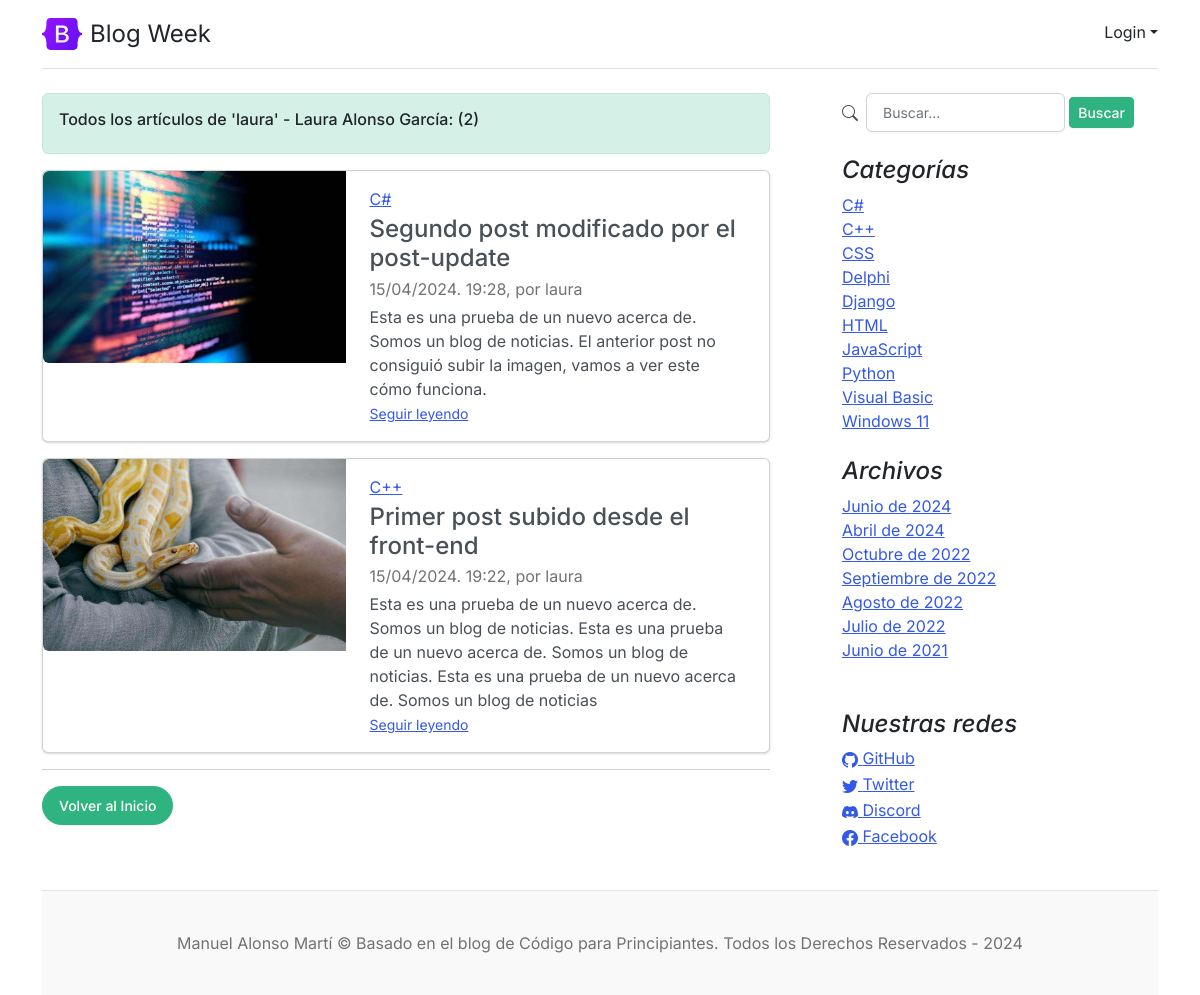
The page /author/?aut=5 on the database its author committed.
### core/models.py (models this page shows, shortened)
class Post(models.Model):
	title = models.CharField(max_length=250, verbose_name='Título')
	excerpt = models.TextField(verbose_name='Entradilla')
	content = RichTextField(verbose_name='Contenido')
	image = models.ImageField(default='default.jpg',upload_to=profile_picture_path, verbose_name='Imagen')
	published = models.BooleanField(default=False, verbose_name='Publicado')
	category = models.ForeignKey(Category, on_delete=models.CASCADE, related_name='get_posts', verbose_name='Categoría')
	author = models.ForeignKey(User, on_delete=models.CASCADE, related_name='get_posts', verbose_name='Autor')
	tags = models.ManyToManyField(Tag, blank=True, verbose_name='Etiquetas')
	likes = models.ManyToManyField(User, related_name='blog_posts', blank=True, verbose_name='Me Gusta')
	created = models.DateTimeField(auto_now_add=True, verbose_name='Fecha de creación')
	updated = models.DateTimeField(auto_now=True, verbose_name='Fecha de modificación')
	class Meta:
		verbose_name = 'Publicación'
		verbose_name_plural = 'Publicaciones'
		ordering = ['-created']

class Category (models.Model):
	name = models.CharField(max_length=200, unique=True, verbose_name='Nombre')
	active = models.BooleanField(default=True, verbose_name='Activo')
	created = models.DateTimeField(auto_now_add=True, verbose_name='Fecha de creación')
	updated = models.DateTimeField(auto_now=True, verbose_name='Fecha de modificación')
	class Meta:
		verbose_name = 'Categoría'
		verbose_name_plural = 'Categorías'
		ordering = ['name']
	def __str__(self):
		return self.name

class Link(models.Model):
	key = models.CharField(max_length=100, verbose_name='Key Link')
	name = models.CharField(max_length=120, verbose_name='Red Social')
	url = models.URLField(max_length=350, blank=True, null=True, verbose_name='Enlace')
	icon = models.CharField(max_length=100, blank=True, null=True, verbose_name='Icono')
	created = models.DateTimeField(auto_now_add=True, verbose_name='Fecha de creación')
	updated = models.DateTimeField(auto_now=True, verbose_name='Fecha de modificación')
	class Meta:
		verbose_name = 'Red Social'
		verbose_name_plural = 'Redes Sociales'
		ordering = ['name']

### core/views.py (the view)
# urls.py: path('author/',AuthorListView.as_view(), name='author'),
class AuthorListView(ListView):
    model:User
    template_name='core/author.html'
    def get_queryset(self):
        author_id=self.request.GET['aut']
        if author_id:
            return Post.objects.filter(author=author_id, published=True)
        return super().get_queryset()
    def get_context_data(self, **kwargs):
        context=super(AuthorListView,self).get_context_data(**kwargs)
        context['author']=User.objects.get(id=self.request.GET['aut'])
        return context

### core/processors.py (called while the page is built)
def ctx_dic_about(request):
	ctx_about = {}
	ctx_about['ABOUT'] = About.objects.latest('created')
	return ctx_about

def ctx_dic_category(request):
	ctx_category = {}
	ctx_category['categories'] = Category.objects.filter(active=True)
	return ctx_category

def ctx_dic_history(request):
	ctx_history = {}
	ctx_history['dates'] = Post.objects.dates('created', 'month', order='DESC').distinct()
	return ctx_history

def ctx_dic_link(request):
	ctx_link = {}
	links = Link.objects.all()
	for link in links:
		ctx_link[link.key] = {'url':link.url, 'icon':link.icon}
	return ctx_link

### templates/core/author.html
{% extends 'core/base.html' %}
{% load static %}
{% block content %}
<div class="alert alert-success" role="alert">
    <h6>Todos los artículos de '{{ author.username }}' - {{ author.first_name }} {{ author.last_name }}: ({{author.get_posts.all|length}})</h6>
</div>
{% for post in author.get_posts.all %}
    <div class="card mb-3">
    <div class="row g-0">
        <div class="col-md-5">
        <img src={{ post.image.url }} class="img-fluid rounded-start" alt="...">
        </div>
        <div class="col-md-7">
        <div class="card-body">
            <a href={% url 'category' %}?cat={{post.category.id}}>{{ post.category }}</a>
            <h4 class="mb-0 mt-1">{{ post.title }}</h4>
            <p class="blog-post-meta my-1">{{ post.created|date:"d/m/Y. H:i" }}, por {{ post.author }}</a></p>
            <p class="card-text mb-auto">{{ post.excerpt }}</p>
            <p class="card-text"><small class="text-muted"><a href={% url 'post' post.id %}>Seguir leyendo</a></small></p>
        </div>
        </div>
    </div>
    </div>
{% endfor %}
<hr>
{% if request.path != '/' %}
    <div class="my-3">
        <a class="btn btn-success rounded-pill" href={% url 'home' %}>Volver al Inicio</a>
    </div>
{% endif %}
{% endblock %}

### templates/core/base.html (shortened to what this page needs)
<!doctype html>
<html lang="es">
<head>
    <link rel="stylesheet" href="https://cdn.jsdelivr.net/npm/bootstrap-icons@1.9.1/font/bootstrap-icons.css">
    {% load static %}
    <link href={% static 'core/css/bootstrap.min.css' %} rel="stylesheet">
    <link href={% static 'core/css/blog.css' %} rel="stylesheet">
</head>
<body>
  <div class="container">
    <header class="d-flex flex-wrap justify-content-center py-3 mb-4 border-bottom">
      <a href="/admin/" class="d-flex align-items-center mb-3 mb-md-0 me-md-auto text-dark text-decoration-none">
        <img class="bi me-2" width="40" height="32" src={% static 'core/img/bootstrap-logo.svg' %}>
        <span class="fs-4">Blog Week</span>
      </a>
      <div class="dropdown text-end ms-5 mt-1">
        <a href="#" class="d-block link-dark text-decoration-none dropdown-toggle" id="dropdownUser1" data-bs-toggle="dropdown" aria-expanded="false">
            {% if user.is_authenticated  %}Bienvenid@ {{user.username}}{% else %}Login{% endif %}</a>
      </div>
    </header>
    <main class="mt-2">
      <section class="row g-5">
        <div class="col-10 col-md-8 mx-auto">
            {% block content %} {% endblock %}
        </div>
        <aside class="col-md-4">
          <div class="position-sticky" style="top: 2rem;">
            <div class="pt-0 px-4">
              <div class="mb-4">
                <div class="row">
                  <div class="col-md-12 search">
                    <form action="{% url 'search' %}" method="GET">
                        <div id="">
                          <div class="col-md-12 card-body d-flex align-items-center gap-1">
                            <i class="bi bi-search me-1"></i>
                            <input type="text" class="form-control" placeholder="Buscar..." name="search" value = "{{ request.GET.search }}">
                            <button type="submit" class="btn btn-sm btn-success">Buscar</button>
                          </div>
                        </div>
                    </form>
                  </div>
                </div>
              </div>
              <h4 class="fst-italic">Categorías</h4>
              <ol class="list-unstyled mb-0">
                {% for item in categories %}
                  <li><a href={% url 'category' %}?cat={{item.id}}>{{ item.name }}</a></li>
                {% endfor %}
              </ol>
            </div>
            <div class="p-4">
              <h4 class="fst-italic">Archivos</h4>
              <ol class="list-unstyled mb-0">
                {% for item in dates %}
                  <li>
                    {% if item.month == 4 %}<a href={% url 'dates' item.month item.year %}>Abril de {{ item.year }}</a>{% endif %}
                    {% if item.month == 6 %}<a href={% url 'dates' item.month item.year %}>Junio de {{ item.year }}</a>{% endif %}
                    {% if item.month == 7 %}<a href={% url 'dates' item.month item.year %}>Julio de {{ item.year }}</a>{% endif %}
                    {% if item.month == 8 %}<a href={% url 'dates' item.month item.year %}>Agosto de {{ item.year }}</a>{% endif %}
                    {% if item.month == 9 %}<a href={% url 'dates' item.month item.year %}>Septiembre de {{ item.year }}</a>{% endif %}
                    {% if item.month == 10 %}<a href={% url 'dates' item.month item.year %}>Octubre de {{ item.year }}</a>{% endif %}
                  </li>
                {% endfor %}
              </ol>
            </div>
            <div class="p-4">
              <h4 class="fst-italic">Nuestras redes</h4>
              <ol class="list-unstyled">
                {% if LINK_GITHUB.url %}
                  <li><a href={{ LINK_GITHUB.url }}><i class="{{ LINK_GITHUB.icon }}"></i> GitHub</a></li>
                {% endif %}
                {% if LINK_TWITTER.url %}
                  <li><a href={{ LINK_TWITTER.url }}><i class="{{ LINK_TWITTER.icon }}"></i> Twitter</a></li>
                {% endif %}
                {% if LINK_DISCORD.url %}
                  <li><a href={{ LINK_DISCORD.url }}><i class="{{ LINK_DISCORD.icon }}"></i> Discord</a></li>
                {% endif %}
                {% if LINK_FACEBOOK.url %}
                  <li><a href={{ LINK_FACEBOOK.url }}><i class="{{ LINK_FACEBOOK.icon }}"></i> Facebook</a></li>
                {% endif %}
              </ol>
            </div>
          </div>
        </aside>
      </section>
    </main>
    <footer class="blog-footer">
      <p>Manuel Alonso Martí &copy; Basado en el blog de Código para Principiantes. Todos los Derechos Reservados - 2024</p>
    </footer>
  </div>
</body>
</html>

### core/static/core/css/blog.css (style rules this page uses)
.blog-post-meta { margin-bottom: 1.25rem; color: #727272; }
.blog-footer { padding: 2.5rem 0; color: #727272; text-align: center; background-color: #f9f9f9; border-top: .05rem solid #e5e5e5; }
.blog-footer p:last-child { margin-bottom: 0; }
.bi { vertical-align: -.125em; fill: currentColor; }

### rows shown on the page
Post: image (picture), category "C#", title "Segundo post modificado por el post-update", created "15/04/2024. 19:28", author "laura", excerpt "Esta es una prueba de un nuevo acerca de. Somos un blog de noticias. El anterior post no consiguió subir la imagen, vamos a ver este cómo funciona."
Post: image (picture), category "C++", title "Primer post subido desde el front-end", created "15/04/2024. 19:22", author "laura", excerpt "Esta es una prueba de un nuevo acerca de. Somos un blog de noticias. Esta es una prueba de un nuevo acerca de. Somos un blog de noticias. Esta es una prueba de un nuevo acerca de. Somos un blog de noticias"
Category: name "C#"
Category: name "C++"
Category: name "CSS"
Category: name "Delphi"
Category: name "Django"
Category: name "HTML"
Category: name "JavaScript"
Category: name "Python"
Category: name "Visual Basic"
Category: name "Windows 11"

### other values the page prints
{{ author.username }} "laura"
{{ author.first_name }} "Laura"
{{ author.last_name }} "Alonso García"
{{ author.get_posts.all|length }} "2"
{{ item.year }} "2024" "2021"
{{ item.year }} "2024"
{{ item.year }} "2022"
